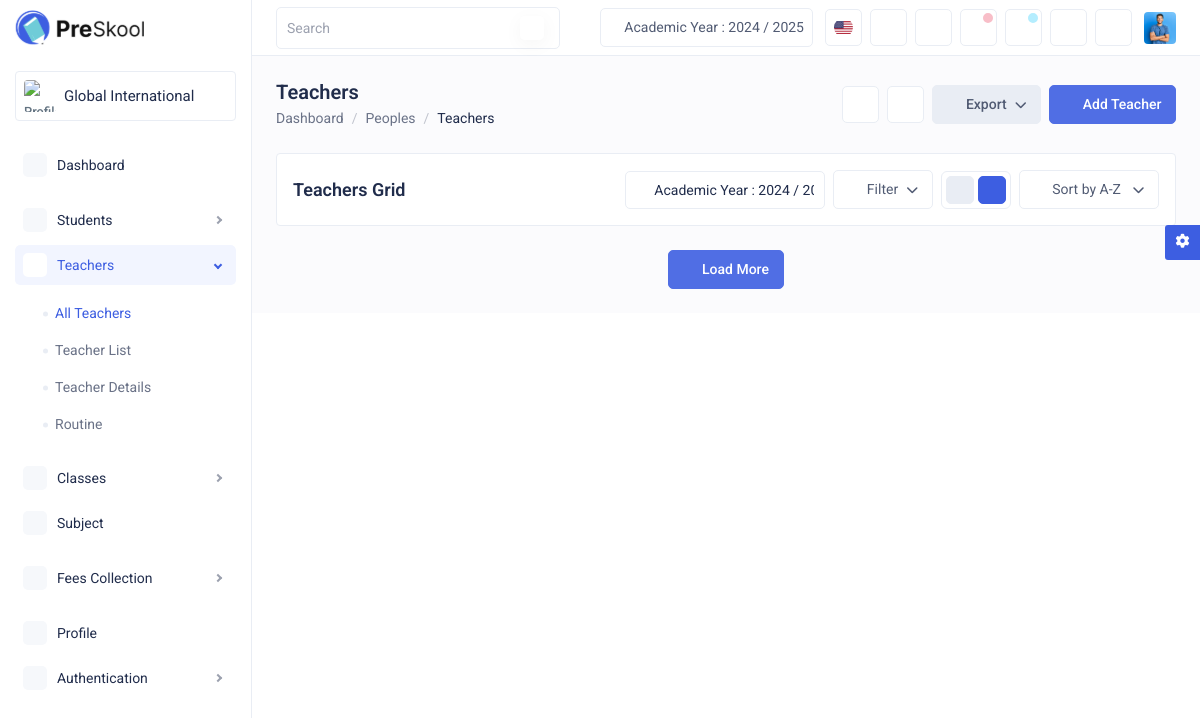
Before: /teacher-grid.php with the older database file.
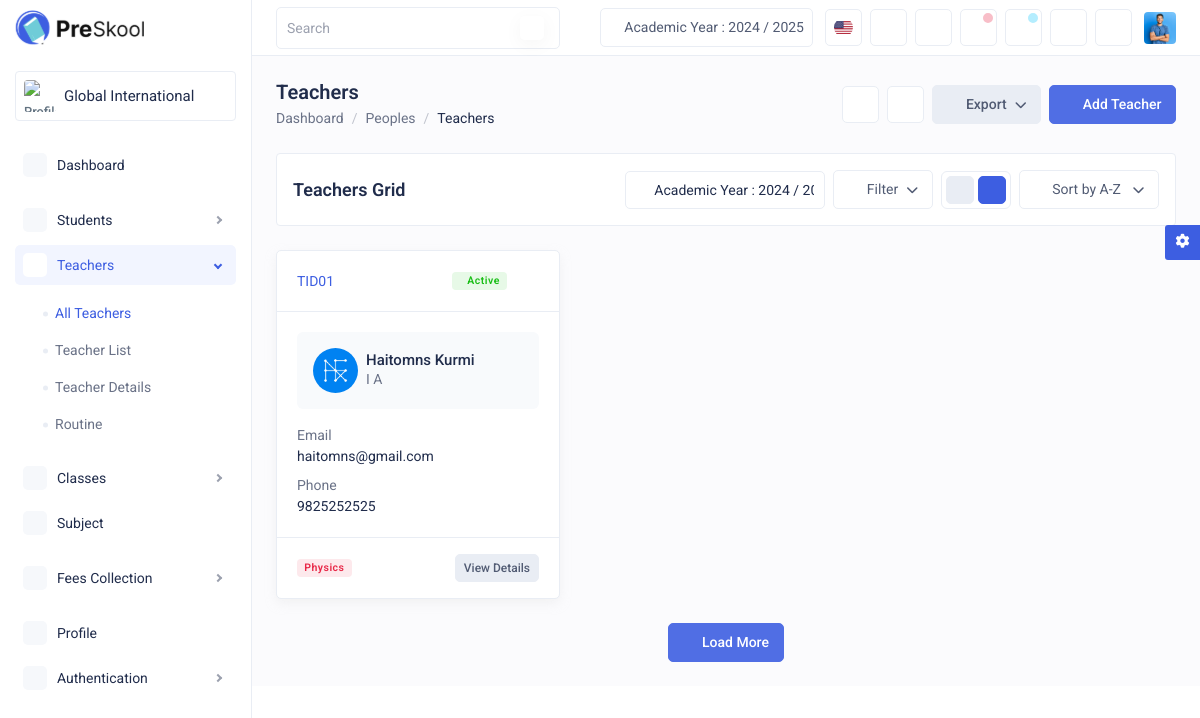
After: the same page with the newer database file.
### tables this page shows
CREATE TABLE IF NOT EXISTS `addteacher` (
  `ID` int NOT NULL AUTO_INCREMENT,
  `teacher_id` varchar(15) NOT NULL,
  `teacher_image` varchar(255) NOT NULL,
  `first_name` varchar(100) NOT NULL,
  `last_name` varchar(100) NOT NULL,
  `gender` enum('Male','Female','Other') NOT NULL,
  `email_address` varchar(100) NOT NULL,
  `primary_contact_number` varchar(10) NOT NULL,
  `qualification` varchar(30) NOT NULL,
  `work_experience` varchar(30) NOT NULL,
  `address` varchar(50) NOT NULL,
  `permanent_address` varchar(100) NOT NULL,
  `date_of_birth` date NOT NULL,
  `pan_number` varchar(10) NOT NULL,
  `class` varchar(50) NOT NULL,
  `subject` varchar(100) NOT NULL,
  `date_of_joining` date NOT NULL,
  `language_known` varchar(100) NOT NULL,
  `status_of_teacher` varchar(30) NOT NULL,
  `marital_status` varchar(30) NOT NULL,
  `blood_group` varchar(10) NOT NULL,
  `father_name` varchar(40) NOT NULL,
  `mother_name` varchar(40) NOT NULL,
  `epf_no` varchar(20) NOT NULL,
  `basic_salary` decimal(10,2) NOT NULL,
  `contract_type` varchar(30) NOT NULL,
  `date_of_leaving` date NOT NULL,
  `work_shift` varchar(50) NOT NULL,
  `work_location` varchar(100) NOT NULL,
  `medical_leaves` int NOT NULL,
  `casual_leaves` int NOT NULL,
  `maternity_leaves` int NOT NULL,
  `sick_leaves` int NOT NULL,
  `account_name` varchar(100) NOT NULL,
  `account_number` varchar(20) NOT NULL,
  `ifsc_code` varchar(11) NOT NULL,
  `bank_name` varchar(100) NOT NULL,
  `branch_name` varchar(100) NOT NULL,
  `route` varchar(100) DEFAULT NULL,
  `vehicle_number` varchar(20) DEFAULT NULL,
  `pickup_point` varchar(100) DEFAULT NULL,
  `hostel` varchar(100) DEFAULT NULL,
  `room_number` varchar(10) DEFAULT NULL,
  `facebook` varchar(255) DEFAULT NULL,
  `instagram` varchar(255) DEFAULT NULL,
  `linkedin` varchar(255) DEFAULT NULL,
  `twitter_url` varchar(255) DEFAULT NULL,
  `youtube` varchar(255) DEFAULT NULL,
  `resume` varchar(255) DEFAULT NULL,
  `joining_letter` varchar(255) DEFAULT NULL,
  `previous_school_name` varchar(100) NOT NULL,
  `previous_school_address` varchar(150) NOT NULL,
  `previous_school_contact_number` varchar(12) NOT NULL,
  `other_info` varchar(100) NOT NULL,
  PRIMARY KEY (`ID`)
);

### php/allTeacherGrid.php (called while the page is built, shortened)
<?php
$mysqli = db_connect();
$stmt = $mysqli->prepare("
    SELECT `teacher_id`, `teacher_image`, `first_name`, `last_name`, `gender`,
    `email_address`, `primary_contact_number`, `qualification`, `work_experience`,
    `address`, `permanent_address`, `date_of_birth`, `pan_number`, `class`,
    `subject`, `date_of_joining`, `language_known`, `status_of_teacher`,
    `marital_status`, `blood_group`, `father_name`, `mother_name`, `epf_no`,
    `basic_salary`, `contract_type`, `date_of_leaving`, `work_shift`,
    `work_location`, `medical_leaves`, `casual_leaves`, `maternity_leaves`,
    `sick_leaves`, `account_name`, `account_number`, `ifsc_code`, `bank_name`,
    `branch_name`, `route`, `vehicle_number`, `pickup_point`, `hostel`,
    `room_number`, `facebook`, `instagram`, `linkedin`, `twitter_url`, `youtube`,
    `resume`, `joining_letter`, `previous_school_name`, `previous_school_address`,
    `previous_school_contact_number`, `other_info`
    FROM `addteacher`
");
$stmt->execute();
$stmt->store_result();
$stmt->bind_result(
    $teacher_id, $teacher_image, $first_name, $last_name, $gender, $email_address,
    $primary_contact_number, $qualification, $work_experience, $address,
    $permanent_address, $date_of_birth, $pan_number, $class, $subject,
    $date_of_joining, $language_known, $status_of_teacher, $marital_status,
    $blood_group, $father_name, $mother_name, $epf_no, $basic_salary,
    $contract_type, $date_of_leaving, $work_shift, $work_location,
    $medical_leaves, $casual_leaves, $maternity_leaves, $sick_leaves,
    $account_name, $account_number, $ifsc_code, $bank_name, $branch_name,
    $route, $vehicle_number, $pickup_point, $hostel, $room_number, $facebook,
    $instagram, $linkedin, $twitter_url, $youtube, $resume, $joining_letter,
    $previous_school_name, $previous_school_address,
    $previous_school_contact_number, $other_info
);
$teachers = array();
while ($stmt->fetch()) {
    $teacher = array(
        'teacher_id' => $teacher_id,
        'teacher_image' => $teacher_image,
        'first_name' => $first_name,
        'last_name' => $last_name,
        'gender' => $gender,
        'email_address' => $email_address,
        'primary_contact_number' => $primary_contact_number,
        'qualification' => $qualification,
        'work_experience' => $work_experience,
        'address' => $address,
        'permanent_address' => $permanent_address,
        'date_of_birth' => $date_of_birth,
        'pan_number' => $pan_number,
        'class' => $class,
        'subject' => $subject,
        'date_of_joining' => $date_of_joining,
        'language_known' => $language_known,
        'status_of_teacher' => $status_of_teacher,
        'marital_status' => $marital_status,
        'blood_group' => $blood_group,
        'father_name' => $father_name,
        'mother_name' => $mother_name,
        'epf_no' => $epf_no,
        'basic_salary' => $basic_salary,
        'contract_type' => $contract_type,
        'date_of_leaving' => $date_of_leaving,
        'work_shift' => $work_shift,
        'work_location' => $work_location,
        'medical_leaves' => $medical_leaves,
        'casual_leaves' => $casual_leaves,
        'maternity_leaves' => $maternity_leaves,
        'sick_leaves' => $sick_leaves,
        'account_name' => $account_name,
        'account_number' => $account_number,
        'ifsc_code' => $ifsc_code,
        'bank_name' => $bank_name,
        'branch_name' => $branch_name,
        'route' => $route,
        'vehicle_number' => $vehicle_number,
        'pickup_point' => $pickup_point,
        'hostel' => $hostel,
        'room_number' => $room_number,
        'facebook' => $facebook,
        'instagram' => $instagram,
        'linkedin' => $linkedin,
        'twitter_url' => $twitter_url,
        'youtube' => $youtube,
        'resume' => $resume,
        'joining_letter' => $joining_letter,
        'previous_school_name' => $previous_school_name,
        'previous_school_address' => $previous_school_address,
        'previous_school_contact_number' => $previous_school_contact_number,
        'other_info' => $other_info
    );
    $teachers[] = $teacher;
}
?>

### teacher-grid.php (the view, shortened to what the changed rows need)
<!DOCTYPE html><html lang="en"><head>
<link rel="stylesheet" href="css/bootstrap.min.css">
<link rel="stylesheet" href="css/feather.css">
<link rel="stylesheet" href="css/tabler-icons.css">
<link rel="stylesheet" href="css/daterangepicker.css">
<link rel="stylesheet" href="css/fontawesome.min.css">
<link rel="stylesheet" href="css/all.min.css">
<link rel="stylesheet" href="css/dataTables.bootstrap5.min.css">
<link rel="stylesheet" href="css/select2.min.css">
<link rel="stylesheet" href="css/style.css">
</head>
<body>
<div class="main-wrapper">
<div class="page-wrapper">
<div class="content content-two">
<div class="row">
<?php
 require_once 'php/allTeacherGrid.php';
 foreach ($teachers as $teacher) {
 ?>
<div class="col-xxl-3 col-xl-4 col-md-6 d-flex">
<div class="card flex-fill">
<div class="card-header d-flex align-items-center justify-content-between">
<a href="teacher-details.php" class="link-primary"><?php echo $teacher['teacher_id']; ?></a>
<div class="d-flex align-items-center">
<span class="badge badge-soft-success d-inline-flex align-items-center me-1"><i class="ti ti-circle-filled fs-5 me-1"></i><?php echo $teacher['status_of_teacher']; ?></span>
<div class="dropdown">
<a href="#" class="btn btn-white btn-icon btn-sm d-flex align-items-center justify-content-center rounded-circle p-0" data-bs-toggle="dropdown" aria-expanded="false">
<i class="ti ti-dots-vertical fs-14"></i>
</a>
</div>
</div>
</div>
<div class="card-body">
<div class="bg-light-300 rounded-2 p-3 mb-3">
<div class="d-flex align-items-center">
<a href="teacher-details.php" class="avatar avatar-lg flex-shrink-0"><img src="./php/uploads/teacher_images/<?php echo $teacher['teacher_image']; ?>" class="img-fluid rounded-circle" alt="img"></a>
<div class="ms-2">
<h6 class="text-dark text-truncate mb-0"><a href="teacher-details.php"><?php echo $teacher['first_name'] . " " . $teacher['last_name'];  ?></a></h6>
<p><?php echo $teacher['class']; ?></p>
</div>
</div>
</div>
<div>
<div class="mb-2">
<p class="mb-0">Email</p>
<p class="text-dark"><a href="/cdn-cgi/l/email-protection" class="__cf_email__"><?php echo $teacher['email_address']; ?></a></p>
</div>
<div>
<p class="mb-0">Phone</p>
<p class="text-dark"><?php echo $teacher['primary_contact_number']; ?></p>
</div>
</div>
</div>
<div class="card-footer d-flex align-items-center justify-content-between">
<span class="badge badge-soft-danger"><?php echo $teacher['subject']; ?></span>
<a href="teacher-details.php" class="btn btn-light btn-sm">View Details</a>
</div>
</div>
</div>
<?php } ?>
</div>
</div>
</div>
</div>
</body></html>

Changed rows visible on the page:
added addteacher: teacher "TID01", status_of_teacher "Active", teacher_image (picture), first_name "Haitomns", last_name "Kurmi", class "I A", email_address "haitomns@gmail.com", primary_contact_number "9825252525", subject "Physics"
